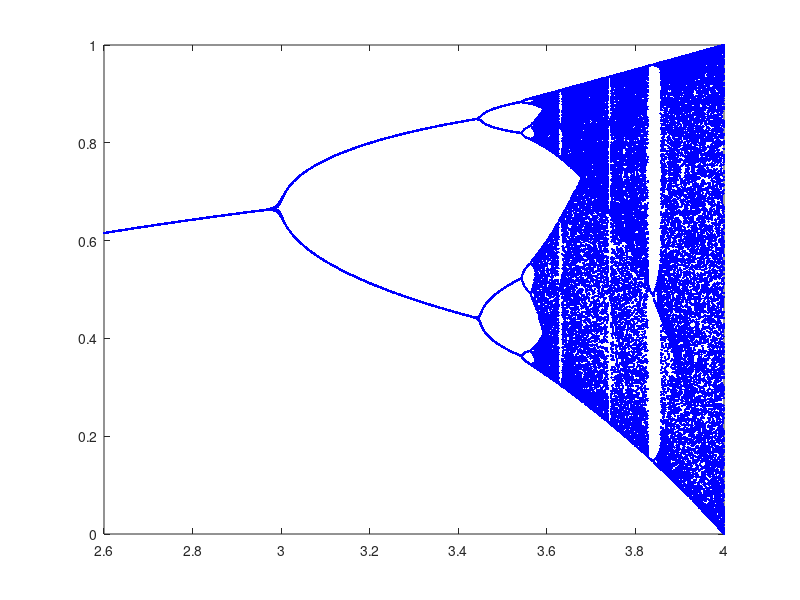

Source code (MATLAB):
function feigenbom()

u = 2.6:0.001:4;
X = ones(250,length(u));
X(1,:) = 0.6.*X(1,:);

for i = 1:250
X(i+1,:) = u.*(X(i,:)-X(i,:).^2);
end

plot(u,X(150:end,:),'b.')

end
